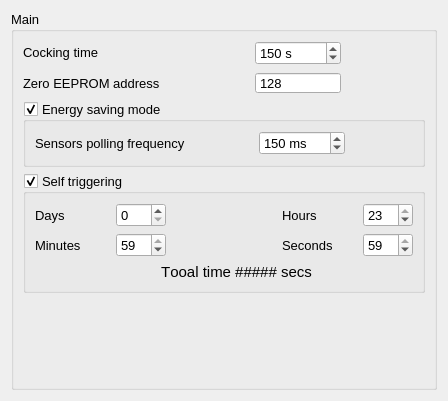
      <widget class="QWidget" name="tAll">
       <attribute name="title">
        <string>Main</string>
       </attribute>
       <attribute name="toolTip">
        <string>Main settings</string>
       </attribute>
       <layout class="QVBoxLayout" name="verticalLayout_2">
        <item>
         <widget class="QGroupBox" name="gbAll">
          <property name="enabled">
           <bool>true</bool>
          </property>
          <property name="font">
           <font>
            <pointsize>10</pointsize>
            <bold>false</bold>
            <kerning>false</kerning>
           </font>
          </property>
          <property name="autoFillBackground">
           <bool>false</bool>
          </property>
          <property name="inputMethodHints">
           <set>Qt::ImhNone</set>
          </property>
          <property name="title">
           <string>Main</string>
          </property>
          <property name="flat">
           <bool>false</bool>
          </property>
          <property name="checkable">
           <bool>false</bool>
          </property>
          <layout class="QVBoxLayout" name="verticalLayout_16">
           <item>
            <layout class="QGridLayout" name="gridLayout_4">
             <item row="0" column="0">
              <widget class="QLabel" name="lblCockingTime">
               <property name="sizePolicy">
                <sizepolicy hsizetype="Preferred" vsizetype="Maximum">
                 <horstretch>0</horstretch>
                 <verstretch>0</verstretch>
                </sizepolicy>
               </property>
               <property name="text">
                <string>Cocking time </string>
               </property>
              </widget>
             </item>
             <item row="0" column="1">
              <spacer name="horizontalSpacer">
               <property name="orientation">
                <enum>Qt::Horizontal</enum>
               </property>
               <property name="sizeHint" stdset="0">
                <size>
                 <width>40</width>
                 <height>20</height>
                </size>
               </property>
              </spacer>
             </item>
             <item row="0" column="2">
              <widget class="QSpinBox" name="sbCockTime">
               <property name="sizePolicy">
                <sizepolicy hsizetype="Minimum" vsizetype="Maximum">
                 <horstretch>0</horstretch>
                 <verstretch>0</verstretch>
                </sizepolicy>
               </property>
               <property name="minimumSize">
                <size>
                 <width>86</width>
                 <height>0</height>
                </size>
               </property>
               <property name="maximumSize">
                <size>
                 <width>70</width>
                 <height>16777215</height>
                </size>
               </property>
               <property name="layoutDirection">
                <enum>Qt::LeftToRight</enum>
               </property>
               <property name="suffix">
                <string> s</string>
               </property>
               <property name="minimum">
                <number>10</number>
               </property>
               <property name="maximum">
                <number>30000</number>
               </property>
               <property name="singleStep">
                <number>10</number>
               </property>
               <property name="value">
                <number>150</number>
               </property>
              </widget>
             </item>
             <item row="0" column="3">
              <spacer name="horizontalSpacer_6">
               <property name="orientation">
                <enum>Qt::Horizontal</enum>
               </property>
               <property name="sizeHint" stdset="0">
                <size>
                 <width>40</width>
                 <height>20</height>
                </size>
               </property>
              </spacer>
             </item>
             <item row="1" column="0">
              <widget class="QLabel" name="lblCockingTime_2">
               <property name="sizePolicy">
                <sizepolicy hsizetype="Preferred" vsizetype="Maximum">
                 <horstretch>0</horstretch>
                 <verstretch>0</verstretch>
                </sizepolicy>
               </property>
               <property name="minimumSize">
                <size>
                 <width>0</width>
                 <height>24</height>
                </size>
               </property>
               <property name="text">
                <string>Zero EEPROM address </string>
               </property>
              </widget>
             </item>
             <item row="1" column="1">
              <spacer name="horizontalSpacer_5">
               <property name="orientation">
                <enum>Qt::Horizontal</enum>
               </property>
               <property name="sizeHint" stdset="0">
                <size>
                 <width>40</width>
                 <height>20</height>
                </size>
               </property>
              </spacer>
             </item>
             <item row="1" column="2">
              <widget class="QSpinBox" name="sbZeroEEPROM">
               <property name="sizePolicy">
                <sizepolicy hsizetype="Minimum" vsizetype="Maximum">
                 <horstretch>0</horstretch>
                 <verstretch>0</verstretch>
                </sizepolicy>
               </property>
               <property name="minimumSize">
                <size>
                 <width>86</width>
                 <height>0</height>
                </size>
               </property>
               <property name="maximumSize">
                <size>
                 <width>70</width>
                 <height>22</height>
                </size>
               </property>
               <property name="layoutDirection">
                <enum>Qt::LeftToRight</enum>
               </property>
               <property name="buttonSymbols">
                <enum>QAbstractSpinBox::NoButtons</enum>
               </property>
               <property name="keyboardTracking">
                <bool>true</bool>
               </property>
               <property name="suffix">
                <string notr="true"/>
               </property>
               <property name="minimum">
                <number>128</number>
               </property>
               <property name="maximum">
                <number>256</number>
               </property>
               <property name="value">
                <number>128</number>
               </property>
              </widget>
             </item>
             <item row="1" column="3">
              <spacer name="horizontalSpacer_7">
               <property name="orientation">
                <enum>Qt::Horizontal</enum>
               </property>
               <property name="sizeHint" stdset="0">
                <size>
                 <width>40</width>
                 <height>20</height>
                </size>
               </property>
              </spacer>
             </item>
            </layout>
           </item>
           <item>
            <widget class="QGroupBox" name="gbEnrgSave">
             <property name="minimumSize">
              <size>
               <width>402</width>
               <height>0</height>
              </size>
             </property>
             <property name="title">
              <string>Energy saving mode</string>
             </property>
             <property name="checkable">
              <bool>true</bool>
             </property>
             <layout class="QVBoxLayout" name="verticalLayout_6">
              <item>
               <layout class="QHBoxLayout" name="horizontalLayout_3">
                <item>
                 <widget class="QLabel" name="lblSensPollingFreq">
                  <property name="text">
                   <string>Sensors polling frequency</string>
                  </property>
                 </widget>
                </item>
                <item>
                 <spacer name="horizontalSpacer_2">
                  <property name="orientation">
                   <enum>Qt::Horizontal</enum>
                  </property>
                  <property name="sizeHint" stdset="0">
                   <size>
                    <width>40</width>
                    <height>20</height>
                   </size>
                  </property>
                 </spacer>
                </item>
                <item>
                 <widget class="QSpinBox" name="sbSensPollingFreq">
                  <property name="minimumSize">
                   <size>
                    <width>86</width>
                    <height>0</height>
                   </size>
                  </property>
                  <property name="layoutDirection">
                   <enum>Qt::LeftToRight</enum>
                  </property>
                  <property name="suffix">
                   <string> ms</string>
                  </property>
                  <property name="minimum">
                   <number>25</number>
                  </property>
                  <property name="maximum">
                   <number>500</number>
                  </property>
                  <property name="singleStep">
                   <number>50</number>
                  </property>
                  <property name="value">
                   <number>150</number>
                  </property>
                 </widget>
                </item>
                <item>
                 <spacer name="horizontalSpacer_3">
                  <property name="orientation">
                   <enum>Qt::Horizontal</enum>
                  </property>
                  <property name="sizeHint" stdset="0">
                   <size>
                    <width>40</width>
                    <height>20</height>
                   </size>
                  </property>
                 </spacer>
                </item>
               </layout>
              </item>
             </layout>
            </widget>
           </item>
           <item>
            <widget class="QGroupBox" name="gbSelfTrig">
             <property name="minimumSize">
              <size>
               <width>402</width>
               <height>0</height>
              </size>
             </property>
             <property name="title">
              <string>Self triggering</string>
             </property>
             <property name="checkable">
              <bool>true</bool>
             </property>
             <layout class="QGridLayout" name="gridLayout_2">
              <item row="0" column="0">
               <widget class="QLabel" name="lblSelfTrigDays">
                <property name="minimumSize">
                 <size>
                  <width>75</width>
                  <height>0</height>
                 </size>
                </property>
                <property name="text">
                 <string>Days</string>
                </property>
               </widget>
              </item>
              <item row="0" column="1">
               <widget class="QSpinBox" name="sbSelfTigDays">
                <property name="minimumSize">
                 <size>
                  <width>50</width>
                  <height>0</height>
                 </size>
                </property>
                <property name="maximum">
                 <number>20</number>
                </property>
                <property name="value">
                 <number>0</number>
                </property>
                <property name="displayIntegerBase">
                 <number>10</number>
                </property>
               </widget>
              </item>
              <item row="0" column="2">
               <spacer name="horizontalSpacer_4">
                <property name="orientation">
                 <enum>Qt::Horizontal</enum>
                </property>
                <property name="sizeHint" stdset="0">
                 <size>
                  <width>40</width>
                  <height>20</height>
                 </size>
                </property>
               </spacer>
              </item>
              <item row="0" column="3">
               <widget class="QLabel" name="lblSelfTrigHours">
                <property name="minimumSize">
                 <size>
                  <width>75</width>
                  <height>0</height>
                 </size>
                </property>
                <property name="text">
                 <string>Hours</string>
                </property>
               </widget>
              </item>
              <item row="0" column="4">
               <widget class="QSpinBox" name="sbSelfTigHours">
                <property name="maximum">
                 <number>23</number>
                </property>
                <property name="value">
                 <number>23</number>
                </property>
                <property name="displayIntegerBase">
                 <number>10</number>
                </property>
               </widget>
              </item>
              <item row="1" column="0">
               <widget class="QLabel" name="lblSelfTrigMinutes">
                <property name="minimumSize">
                 <size>
                  <width>75</width>
                  <height>0</height>
                 </size>
                </property>
                <property name="text">
                 <string>Minutes</string>
                </property>
               </widget>
              </item>
              <item row="1" column="1">
               <widget class="QSpinBox" name="sbSelfTigMinutes">
                <property name="minimumSize">
                 <size>
                  <width>50</width>
                  <height>0</height>
                 </size>
                </property>
                <property name="maximum">
                 <number>59</number>
                </property>
                <property name="value">
                 <number>59</number>
                </property>
                <property name="displayIntegerBase">
                 <number>10</number>
                </property>
               </widget>
              </item>
              <item row="1" column="3">
               <widget class="QLabel" name="lblSelfTrigSeconds">
                <property name="minimumSize">
                 <size>
                  <width>75</width>
                  <height>0</height>
                 </size>
                </property>
                <property name="text">
                 <string>Seconds</string>
                </property>
               </widget>
              </item>
              <item row="1" column="4">
               <widget class="QSpinBox" name="sbSelfTigSeconds">
                <property name="minimumSize">
                 <size>
                  <width>50</width>
                  <height>0</height>
                 </size>
                </property>
                <property name="maximum">
                 <number>59</number>
                </property>
                <property name="value">
                 <number>59</number>
                </property>
                <property name="displayIntegerBase">
                 <number>10</number>
                </property>
               </widget>
              </item>
              <item row="2" column="1" colspan="3">
               <widget class="QLabel" name="lblTotalTimeSelfTrig">
                <property name="font">
                 <font>
                  <pointsize>11</pointsize>
                  <bold>false</bold>
                  <kerning>false</kerning>
                 </font>
                </property>
                <property name="text">
                 <string>Tooal time ##### secs</string>
                </property>
                <property name="alignment">
                 <set>Qt::AlignCenter</set>
                </property>
               </widget>
              </item>
             </layout>
            </widget>
           </item>
           <item>
            <spacer name="verticalSpacer_2">
             <property name="orientation">
              <enum>Qt::Vertical</enum>
             </property>
             <property name="sizeHint" stdset="0">
              <size>
               <width>20</width>
               <height>85</height>
              </size>
             </property>
            </spacer>
           </item>
          </layout>
         </widget>
        </item>
       </layout>
      </widget>
